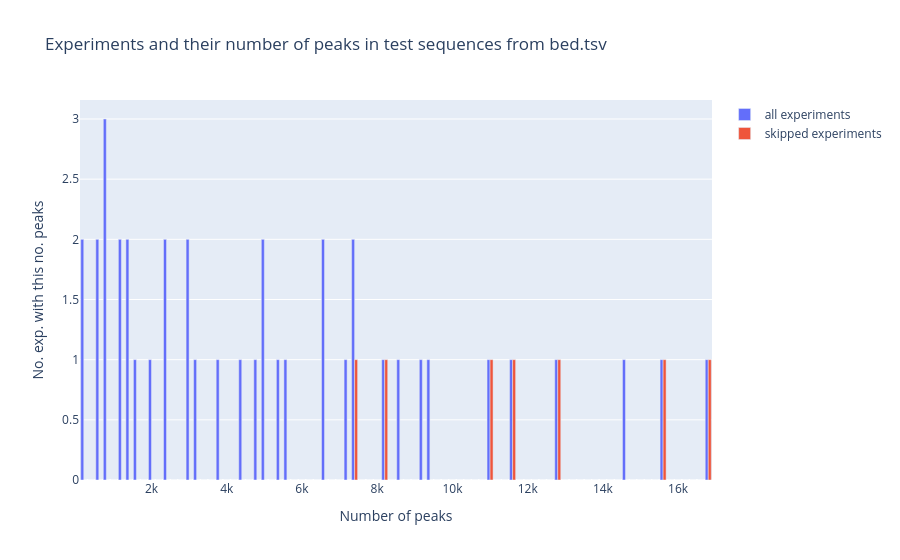
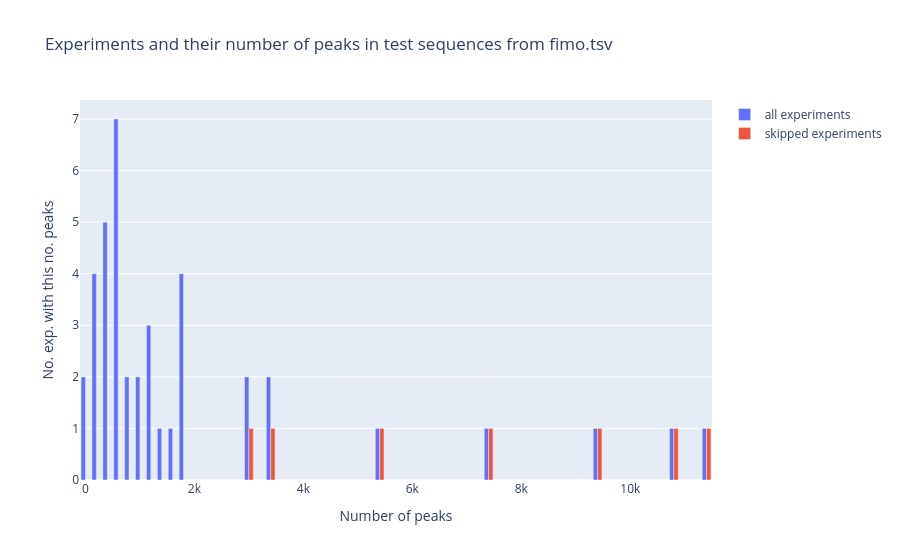
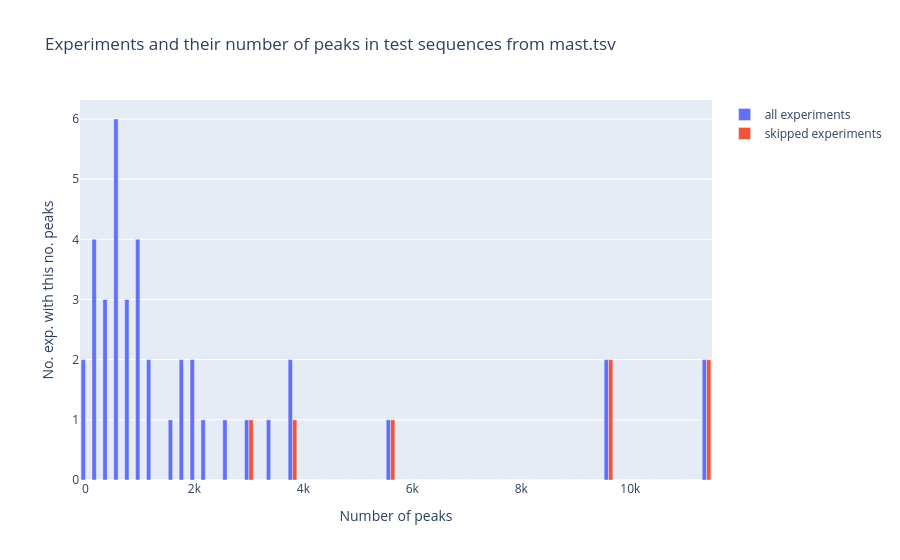

Notebook code cell kept with these figures, in order:
### Code cell
for peaksrc in n_peaks:
    fig = plotting.ownPlotlyHist(lists={'all experiments': n_peaks[peaksrc], 'skipped experiments': [n_peaks[peaksrc][i] for i in i_skipped]}, binSize=200)
    fig.update_layout(title_text=f"Experiments and their number of peaks in test sequences from {peaksrc}", xaxis_title="Number of peaks", yaxis_title="No. exp. with this no. peaks")
    fig.show()
# fig = plotting.ownPlotlyHist(lists=n_peaks, binSize=200)
# fig.update_layout(title_text="Experiments and their number of peaks in test sequences", xaxis_title="Number of peaks", yaxis_title="No. exp. with this no. peaks")
# fig.show()

### Figure 1 — Plotly figure (JSON) as saved in the notebook; plotly's stock layout.template omitted (floating-point values rounded to 4 significant figures)
{"data": [{"hovertext": ["bin [200, 400)", "bin [400, 600)", "bin [600, 800)", "bin [800, 1000)", "bin [1000, 1200)", "bin [1200, 1400)", "bin [1400, 1600)", "bin [1600, 1800)", "bin [1800, 2000)", "bin [2000, 2200)", "bin [2200, 2400)", "bin [2400, 2600)", "bin [2600, 2800)", "bin [2800, 3000)", "bin [3000, 3200)", "bin [3200, 3400)", "bin [3400, 3600)", "bin [3600, 3800)", "bin [3800, 4000)", "bin [4000, 4200)", "bin [4200, 4400)", "bin [4400, 4600)", "bin [4600, 4800)", "bin [4800, 5000)", "bin [5000, 5200)", "bin [5200, 5400)", "bin [5400, 5600)", "bin [5600, 5800)", "bin [5800, 6000)", "bin [6000, 6200)", "bin [6200, 6400)", "bin [6400, 6600)", "bin [6600, 6800)", "bin [6800, 7000)", "bin [7000, 7200)", "bin [7200, 7400)", "bin [7400, 7600)", "bin [7600, 7800)", "bin [7800, 8000)", "bin [8000, 8200)", "bin [8200, 8400)", "bin [8400, 8600)", "bin [8600, 8800)", "bin [8800, 9000)", "bin [9000, 9200)", "bin [9200, 9400)", "bin [9400, 9600)", "bin [9600, 9800)", "bin [9800, 10000)", "bin [10000, 10200)", "bin [10200, 10400)", "bin [10400, 10600)", "bin [10600, 10800)", "bin [10800, 11000)", "bin [11000, 11200)", "bin [11200, 11400)", "bin [11400, 11600)", "bin [11600, 11800)", "bin [11800, 12000)", "bin [12000, 12200)", "bin [12200, 12400)", "bin [12400, 12600)", "bin [12600, 12800)", "bin [12800, 13000)", "bin [13000, 13200)", "bin [13200, 13400)", "bin [13400, 13600)", "bin [13600, 13800)", "bin [13800, 14000)", "bin [14000, 14200)", "bin [14200, 14400)", "bin [14400, 14600)", "bin [14600, 14800)", "bin [14800, 15000)", "bin [15000, 15200)", "bin [15200, 15400)", "bin [15400, 15600)", "bin [15600, 15800)", "bin [15800, 16000)", "bin [16000, 16200)", "bin [16200, 16400)", "bin [16400, 16600)", "bin [16600, 16800)", "bin [16800, 17000)"], "name": "all experiments", "type": "bar", "x": [200, 400, 600, 800, 1000, 1200, 1400, 1600, 1800, 2000, 2200, 2400, 2600, 2800, 3000, 3200, 3400, 3600, 3800, 4000, 4200, 4400, 4600, 4800, 5000, 5200, 5400, 5600, 5800, 6000, 6200, 6400, 6600, 6800, 7000, 7200, 7400, 7600, 7800, 8000, 8200, 8400, 8600, 8800, 9000, 9200, 9400, 9600, 9800, 10000, 10200, 10400, 10600, 10800, 11000, 11200, 11400, 11600, 11800, 12000, 12200, 12400, 12600, 12800, 13000, 13200, 13400, 13600, 13800, 14000, 14200, 14400, 14600, 14800, 15000, 15200, 15400, 15600, 15800, 16000, 16200, 16400, 16600, 16800], "y": [2, 0, 2, 3, 0, 2, 2, 1, 0, 1, 0, 2, 0, 0, 2, 1, 0, 0, 1, 0, 0, 1, 0, 1, 2, 0, 1, 1, 0, 0, 0, 0, 2, 0, 0, 1, 2, 0, 0, 0, 1, 0, 1, 0, 0, 1, 1, 0, 0, 0, 0, 0, 0, 0, 1, 0, 0, 1, 0, 0, 0, 0, 0, 1, 0, 0, 0, 0, 0, 0, 0, 0, 1, 0, 0, 0, 0, 1, 0, 0, 0, 0, 0, 1]}, {"hovertext": ["bin [200, 400)", "bin [400, 600)", "bin [600, 800)", "bin [800, 1000)", "bin [1000, 1200)", "bin [1200, 1400)", "bin [1400, 1600)", "bin [1600, 1800)", "bin [1800, 2000)", "bin [2000, 2200)", "bin [2200, 2400)", "bin [2400, 2600)", "bin [2600, 2800)", "bin [2800, 3000)", "bin [3000, 3200)", "bin [3200, 3400)", "bin [3400, 3600)", "bin [3600, 3800)", "bin [3800, 4000)", "bin [4000, 4200)", "bin [4200, 4400)", "bin [4400, 4600)", "bin [4600, 4800)", "bin [4800, 5000)", "bin [5000, 5200)", "bin [5200, 5400)", "bin [5400, 5600)", "bin [5600, 5800)", "bin [5800, 6000)", "bin [6000, 6200)", "bin [6200, 6400)", "bin [6400, 6600)", "bin [6600, 6800)", "bin [6800, 7000)", "bin [7000, 7200)", "bin [7200, 7400)", "bin [7400, 7600)", "bin [7600, 7800)", "bin [7800, 8000)", "bin [8000, 8200)", "bin [8200, 8400)", "bin [8400, 8600)", "bin [8600, 8800)", "bin [8800, 9000)", "bin [9000, 9200)", "bin [9200, 9400)", "bin [9400, 9600)", "bin [9600, 9800)", "bin [9800, 10000)", "bin [10000, 10200)", "bin [10200, 10400)", "bin [10400, 10600)", "bin [10600, 10800)", "bin [10800, 11000)", "bin [11000, 11200)", "bin [11200, 11400)", "bin [11400, 11600)", "bin [11600, 11800)", "bin [11800, 12000)", "bin [12000, 12200)", "bin [12200, 12400)", "bin [12400, 12600)", "bin [12600, 12800)", "bin [12800, 13000)", "bin [13000, 13200)", "bin [13200, 13400)", "bin [13400, 13600)", "bin [13600, 13800)", "bin [13800, 14000)", "bin [14000, 14200)", "bin [14200, 14400)", "bin [14400, 14600)", "bin [14600, 14800)", "bin [14800, 15000)", "bin [15000, 15200)", "bin [15200, 15400)", "bin [15400, 15600)", "bin [15600, 15800)", "bin [15800, 16000)", "bin [16000, 16200)", "bin [16200, 16400)", "bin [16400, 16600)", "bin [16600, 16800)", "bin [16800, 17000)"], "name": "skipped experiments", "type": "bar", "x": [200, 400, 600, 800, 1000, 1200, 1400, 1600, 1800, 2000, 2200, 2400, 2600, 2800, 3000, 3200, 3400, 3600, 3800, 4000, 4200, 4400, 4600, 4800, 5000, 5200, 5400, 5600, 5800, 6000, 6200, 6400, 6600, 6800, 7000, 7200, 7400, 7600, 7800, 8000, 8200, 8400, 8600, 8800, 9000, 9200, 9400, 9600, 9800, 10000, 10200, 10400, 10600, 10800, 11000, 11200, 11400, 11600, 11800, 12000, 12200, 12400, 12600, 12800, 13000, 13200, 13400, 13600, 13800, 14000, 14200, 14400, 14600, 14800, 15000, 15200, 15400, 15600, 15800, 16000, 16200, 16400, 16600, 16800], "y": [0, 0, 0, 0, 0, 0, 0, 0, 0, 0, 0, 0, 0, 0, 0, 0, 0, 0, 0, 0, 0, 0, 0, 0, 0, 0, 0, 0, 0, 0, 0, 0, 0, 0, 0, 0, 1, 0, 0, 0, 1, 0, 0, 0, 0, 0, 0, 0, 0, 0, 0, 0, 0, 0, 1, 0, 0, 1, 0, 0, 0, 0, 0, 1, 0, 0, 0, 0, 0, 0, 0, 0, 0, 0, 0, 0, 0, 1, 0, 0, 0, 0, 0, 1]}], "layout": {"title": {"text": "Experiments and their number of peaks in test sequences from bed.tsv"}, "xaxis": {"title": {"text": "Number of peaks"}}, "yaxis": {"title": {"text": "No. exp. with this no. peaks"}}}}

### Figure 2 — Plotly figure (JSON) as saved in the notebook; plotly's stock layout.template omitted (floating-point values rounded to 4 significant figures)
{"data": [{"hovertext": ["bin [0, 200)", "bin [200, 400)", "bin [400, 600)", "bin [600, 800)", "bin [800, 1000)", "bin [1000, 1200)", "bin [1200, 1400)", "bin [1400, 1600)", "bin [1600, 1800)", "bin [1800, 2000)", "bin [2000, 2200)", "bin [2200, 2400)", "bin [2400, 2600)", "bin [2600, 2800)", "bin [2800, 3000)", "bin [3000, 3200)", "bin [3200, 3400)", "bin [3400, 3600)", "bin [3600, 3800)", "bin [3800, 4000)", "bin [4000, 4200)", "bin [4200, 4400)", "bin [4400, 4600)", "bin [4600, 4800)", "bin [4800, 5000)", "bin [5000, 5200)", "bin [5200, 5400)", "bin [5400, 5600)", "bin [5600, 5800)", "bin [5800, 6000)", "bin [6000, 6200)", "bin [6200, 6400)", "bin [6400, 6600)", "bin [6600, 6800)", "bin [6800, 7000)", "bin [7000, 7200)", "bin [7200, 7400)", "bin [7400, 7600)", "bin [7600, 7800)", "bin [7800, 8000)", "bin [8000, 8200)", "bin [8200, 8400)", "bin [8400, 8600)", "bin [8600, 8800)", "bin [8800, 9000)", "bin [9000, 9200)", "bin [9200, 9400)", "bin [9400, 9600)", "bin [9600, 9800)", "bin [9800, 10000)", "bin [10000, 10200)", "bin [10200, 10400)", "bin [10400, 10600)", "bin [10600, 10800)", "bin [10800, 11000)", "bin [11000, 11200)", "bin [11200, 11400)", "bin [11400, 11600)"], "name": "all experiments", "type": "bar", "x": [0, 200, 400, 600, 800, 1000, 1200, 1400, 1600, 1800, 2000, 2200, 2400, 2600, 2800, 3000, 3200, 3400, 3600, 3800, 4000, 4200, 4400, 4600, 4800, 5000, 5200, 5400, 5600, 5800, 6000, 6200, 6400, 6600, 6800, 7000, 7200, 7400, 7600, 7800, 8000, 8200, 8400, 8600, 8800, 9000, 9200, 9400, 9600, 9800, 10000, 10200, 10400, 10600, 10800, 11000, 11200, 11400], "y": [2, 4, 5, 7, 2, 2, 3, 1, 1, 4, 0, 0, 0, 0, 0, 2, 0, 2, 0, 0, 0, 0, 0, 0, 0, 0, 0, 1, 0, 0, 0, 0, 0, 0, 0, 0, 0, 1, 0, 0, 0, 0, 0, 0, 0, 0, 0, 1, 0, 0, 0, 0, 0, 0, 1, 0, 0, 1]}, {"hovertext": ["bin [0, 200)", "bin [200, 400)", "bin [400, 600)", "bin [600, 800)", "bin [800, 1000)", "bin [1000, 1200)", "bin [1200, 1400)", "bin [1400, 1600)", "bin [1600, 1800)", "bin [1800, 2000)", "bin [2000, 2200)", "bin [2200, 2400)", "bin [2400, 2600)", "bin [2600, 2800)", "bin [2800, 3000)", "bin [3000, 3200)", "bin [3200, 3400)", "bin [3400, 3600)", "bin [3600, 3800)", "bin [3800, 4000)", "bin [4000, 4200)", "bin [4200, 4400)", "bin [4400, 4600)", "bin [4600, 4800)", "bin [4800, 5000)", "bin [5000, 5200)", "bin [5200, 5400)", "bin [5400, 5600)", "bin [5600, 5800)", "bin [5800, 6000)", "bin [6000, 6200)", "bin [6200, 6400)", "bin [6400, 6600)", "bin [6600, 6800)", "bin [6800, 7000)", "bin [7000, 7200)", "bin [7200, 7400)", "bin [7400, 7600)", "bin [7600, 7800)", "bin [7800, 8000)", "bin [8000, 8200)", "bin [8200, 8400)", "bin [8400, 8600)", "bin [8600, 8800)", "bin [8800, 9000)", "bin [9000, 9200)", "bin [9200, 9400)", "bin [9400, 9600)", "bin [9600, 9800)", "bin [9800, 10000)", "bin [10000, 10200)", "bin [10200, 10400)", "bin [10400, 10600)", "bin [10600, 10800)", "bin [10800, 11000)", "bin [11000, 11200)", "bin [11200, 11400)", "bin [11400, 11600)"], "name": "skipped experiments", "type": "bar", "x": [0, 200, 400, 600, 800, 1000, 1200, 1400, 1600, 1800, 2000, 2200, 2400, 2600, 2800, 3000, 3200, 3400, 3600, 3800, 4000, 4200, 4400, 4600, 4800, 5000, 5200, 5400, 5600, 5800, 6000, 6200, 6400, 6600, 6800, 7000, 7200, 7400, 7600, 7800, 8000, 8200, 8400, 8600, 8800, 9000, 9200, 9400, 9600, 9800, 10000, 10200, 10400, 10600, 10800, 11000, 11200, 11400], "y": [0, 0, 0, 0, 0, 0, 0, 0, 0, 0, 0, 0, 0, 0, 0, 1, 0, 1, 0, 0, 0, 0, 0, 0, 0, 0, 0, 1, 0, 0, 0, 0, 0, 0, 0, 0, 0, 1, 0, 0, 0, 0, 0, 0, 0, 0, 0, 1, 0, 0, 0, 0, 0, 0, 1, 0, 0, 1]}], "layout": {"title": {"text": "Experiments and their number of peaks in test sequences from fimo.tsv"}, "xaxis": {"title": {"text": "Number of peaks"}}, "yaxis": {"title": {"text": "No. exp. with this no. peaks"}}}}

### Figure 3 — Plotly figure (JSON) as saved in the notebook; plotly's stock layout.template omitted (floating-point values rounded to 4 significant figures)
{"data": [{"hovertext": ["bin [0, 200)", "bin [200, 400)", "bin [400, 600)", "bin [600, 800)", "bin [800, 1000)", "bin [1000, 1200)", "bin [1200, 1400)", "bin [1400, 1600)", "bin [1600, 1800)", "bin [1800, 2000)", "bin [2000, 2200)", "bin [2200, 2400)", "bin [2400, 2600)", "bin [2600, 2800)", "bin [2800, 3000)", "bin [3000, 3200)", "bin [3200, 3400)", "bin [3400, 3600)", "bin [3600, 3800)", "bin [3800, 4000)", "bin [4000, 4200)", "bin [4200, 4400)", "bin [4400, 4600)", "bin [4600, 4800)", "bin [4800, 5000)", "bin [5000, 5200)", "bin [5200, 5400)", "bin [5400, 5600)", "bin [5600, 5800)", "bin [5800, 6000)", "bin [6000, 6200)", "bin [6200, 6400)", "bin [6400, 6600)", "bin [6600, 6800)", "bin [6800, 7000)", "bin [7000, 7200)", "bin [7200, 7400)", "bin [7400, 7600)", "bin [7600, 7800)", "bin [7800, 8000)", "bin [8000, 8200)", "bin [8200, 8400)", "bin [8400, 8600)", "bin [8600, 8800)", "bin [8800, 9000)", "bin [9000, 9200)", "bin [9200, 9400)", "bin [9400, 9600)", "bin [9600, 9800)", "bin [9800, 10000)", "bin [10000, 10200)", "bin [10200, 10400)", "bin [10400, 10600)", "bin [10600, 10800)", "bin [10800, 11000)", "bin [11000, 11200)", "bin [11200, 11400)", "bin [11400, 11600)"], "name": "all experiments", "type": "bar", "x": [0, 200, 400, 600, 800, 1000, 1200, 1400, 1600, 1800, 2000, 2200, 2400, 2600, 2800, 3000, 3200, 3400, 3600, 3800, 4000, 4200, 4400, 4600, 4800, 5000, 5200, 5400, 5600, 5800, 6000, 6200, 6400, 6600, 6800, 7000, 7200, 7400, 7600, 7800, 8000, 8200, 8400, 8600, 8800, 9000, 9200, 9400, 9600, 9800, 10000, 10200, 10400, 10600, 10800, 11000, 11200, 11400], "y": [2, 4, 3, 6, 3, 4, 2, 0, 1, 2, 2, 1, 0, 1, 0, 1, 0, 1, 0, 2, 0, 0, 0, 0, 0, 0, 0, 0, 1, 0, 0, 0, 0, 0, 0, 0, 0, 0, 0, 0, 0, 0, 0, 0, 0, 0, 0, 0, 2, 0, 0, 0, 0, 0, 0, 0, 0, 2]}, {"hovertext": ["bin [0, 200)", "bin [200, 400)", "bin [400, 600)", "bin [600, 800)", "bin [800, 1000)", "bin [1000, 1200)", "bin [1200, 1400)", "bin [1400, 1600)", "bin [1600, 1800)", "bin [1800, 2000)", "bin [2000, 2200)", "bin [2200, 2400)", "bin [2400, 2600)", "bin [2600, 2800)", "bin [2800, 3000)", "bin [3000, 3200)", "bin [3200, 3400)", "bin [3400, 3600)", "bin [3600, 3800)", "bin [3800, 4000)", "bin [4000, 4200)", "bin [4200, 4400)", "bin [4400, 4600)", "bin [4600, 4800)", "bin [4800, 5000)", "bin [5000, 5200)", "bin [5200, 5400)", "bin [5400, 5600)", "bin [5600, 5800)", "bin [5800, 6000)", "bin [6000, 6200)", "bin [6200, 6400)", "bin [6400, 6600)", "bin [6600, 6800)", "bin [6800, 7000)", "bin [7000, 7200)", "bin [7200, 7400)", "bin [7400, 7600)", "bin [7600, 7800)", "bin [7800, 8000)", "bin [8000, 8200)", "bin [8200, 8400)", "bin [8400, 8600)", "bin [8600, 8800)", "bin [8800, 9000)", "bin [9000, 9200)", "bin [9200, 9400)", "bin [9400, 9600)", "bin [9600, 9800)", "bin [9800, 10000)", "bin [10000, 10200)", "bin [10200, 10400)", "bin [10400, 10600)", "bin [10600, 10800)", "bin [10800, 11000)", "bin [11000, 11200)", "bin [11200, 11400)", "bin [11400, 11600)"], "name": "skipped experiments", "type": "bar", "x": [0, 200, 400, 600, 800, 1000, 1200, 1400, 1600, 1800, 2000, 2200, 2400, 2600, 2800, 3000, 3200, 3400, 3600, 3800, 4000, 4200, 4400, 4600, 4800, 5000, 5200, 5400, 5600, 5800, 6000, 6200, 6400, 6600, 6800, 7000, 7200, 7400, 7600, 7800, 8000, 8200, 8400, 8600, 8800, 9000, 9200, 9400, 9600, 9800, 10000, 10200, 10400, 10600, 10800, 11000, 11200, 11400], "y": [0, 0, 0, 0, 0, 0, 0, 0, 0, 0, 0, 0, 0, 0, 0, 1, 0, 0, 0, 1, 0, 0, 0, 0, 0, 0, 0, 0, 1, 0, 0, 0, 0, 0, 0, 0, 0, 0, 0, 0, 0, 0, 0, 0, 0, 0, 0, 0, 2, 0, 0, 0, 0, 0, 0, 0, 0, 2]}], "layout": {"title": {"text": "Experiments and their number of peaks in test sequences from mast.tsv"}, "xaxis": {"title": {"text": "Number of peaks"}}, "yaxis": {"title": {"text": "No. exp. with this no. peaks"}}}}
